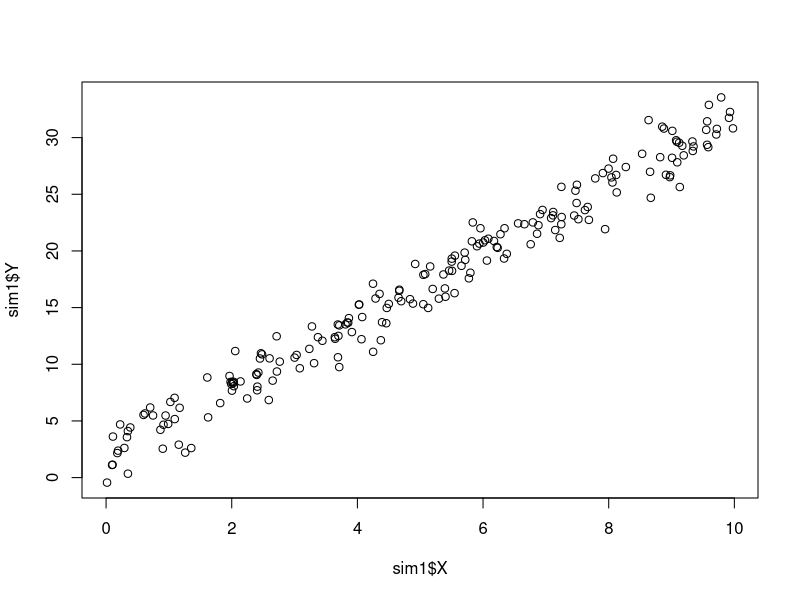
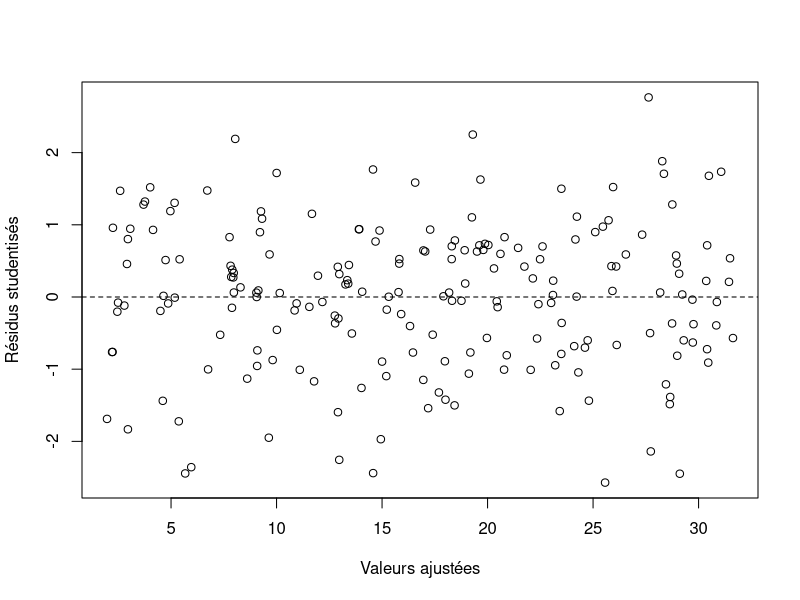

Reproduce these figures in R, in order.
## ---- chunk 1
set.seed(314)
n<-200
X<-runif(n,0,10)

sigma2<-1.6
epsilon<-rnorm(n,0,sigma2)
Y<- 2 + 3*X + epsilon

sim1<-data.frame(X,Y)

plot(sim1$X,sim1$Y)
## ---- chunk 2
sim1_lm<-lm(Y~X,data=sim1)
summary(sim1_lm)
## ---- chunk 3
plot(sim1_lm$fitted.values,rstudent(sim1_lm),xlab="Valeurs ajustées", ylab="Résidus studentisés")
abline(h=0,lty=2)
## ---- chunk 4
#library(leaps)
library(car)
ncvTest(sim1_lm)
## ---- chunk 5
durbinWatsonTest(sim1_lm)
## ---- chunk 6
shapiro.test(sim1_lm$residuals)
## ---- chunk 7
(R2<-summary(sim1_lm)$r.squared)
(R2_adj<-summary(sim1_lm)$adj.r.squared)
(AIC(sim1_lm))
(BIC(sim1_lm))
